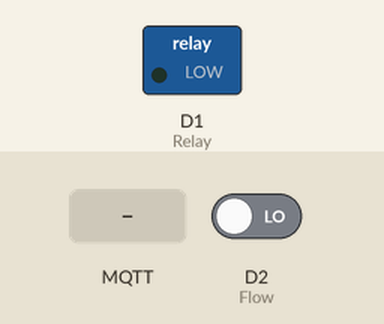
Recording of a sketch running on a simulated ESP8266 (NodeMCU). On the bench: switched loads named in the sketch (green lamp = pin HIGH). Inputs (shaded band) come from the test bench; at power-on: D2 (Flow) LOW. WiFi joins after 1.5 s; servers stay silent unless stated; no MQTT or app messages arrive unless stated; what the sketch prints to the serial monitor is not drawn.

Above: at 2.7 s.
2.8 s: MQTT message "ON" arrives on the first subscribed topic
At 4.6 s:
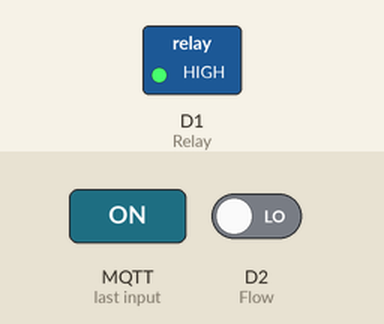
Timing chart, 0 to 6.1 s (numbered marks = the images above; inputs shaded):
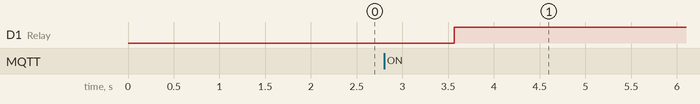

Measured:
- after the input at 2.8 s, D1 (Relay): LOW → HIGH after 0.77 s

The sketch:

ESP.ino
```cpp
//Map_pins:
/*
 * #Relay D1
 * Flow D2
 */

//Libraries:
//Import the libraries of...
//Wifi-->
#include <ESP8266WiFi.h>
#include <ESP8266WiFiMulti.h>

//MQTT-->
#include <PubSubClient.h>
//defines of id mqtt and topics for publish and subscribe
#define FLOW_PUBLISH   "/sensor/FlowSensor", "/sensor/FlowDifference"
#define Relay_SUBSCRIBE   "/sensor/Relay"   //topic MQTT to receive information from the Broker(Raspberry Pi)
#define ID_MQTT  "Anderson"

//Variables and Global objects:
//Wifi-->
const char* SSID = "flow";
const char* PASSWORD = "flowmeter";

ESP8266WiFiMulti WiFiMulti;

//Flow-->
float count = 0.0;
float lastvalue = 0.0;
const int  Flow = 4; // variable for D2 pin
const int FCorreccion = (0.5 / 1765);
int time_without_value = 0;
float difference;

//Relay-->
const int Relay = D1;
char* Relay_status = "OFF";

//MQTT-->
WiFiClient espClient; // Create the object espClient
PubSubClient MQTT(espClient); // Instance the Client MQTT passing the object espClient

const char* BROKER_MQTT = "192.168.43.110"; //URL do broker MQTT that you want to user
int BROKER_PORT = 1883; // Port of Broker MQTT


//Prototypes(Methods):
//Serial-->
void initSerial();
void InitOutputs(void);

//Wifi-->
void initWiFi();
void reconectWiFi();
void VerificaConexionesWiFIyMQTT(void);

//Flow-->
void getAmountOfBeer();
void initFlow();
void SendFlowmeter(void);

//MQTT-->
void initMQTT();
void reconnectMQTT();
void mqtt_callback(char* topic, byte* payload, unsigned int length);

void setup() {
  initSerial();
  InitOutputs();
  initWiFi();
  initMQTT();
}


//Functions:
//Function: Inicialize the Serial
void initSerial()
{
    Serial.begin(115200);
}

//Function: Inicialize the outputs and inputs
void InitOutputs(void)
{
  //Relay-->
  pinMode(Relay, OUTPUT);
  digitalWrite(Relay,0);
  //Flow-->
  pinMode(Flow, INPUT);
}

//Function: Inicialize and connect on the WI-FI
void initWiFi()
{
    delay(10);
    Serial.println("------Conection WI-FI with NodeMCU -----");
    Serial.print("Connecting on WI-FI: ");
    Serial.println(SSID);
    Serial.println("Wait");
    // We start by connecting to a WiFi network
    WiFi.mode(WIFI_STA);
    WiFiMulti.addAP(SSID, PASSWORD);

    if (WiFiMulti.run() != WL_CONNECTED)
      reconectWiFi();
}


//Function: Inicialize parameters of connetion MQTT
//Parameters: nothing
//Retorn: nothing
void initMQTT()
{
    MQTT.setServer(BROKER_MQTT, BROKER_PORT);
    MQTT.setCallback(mqtt_callback);
}

//Function: reconnect to WiFi
//Parameters: nothing
//Retorn: nothing
void reconectWiFi()
{
    Serial.print("Wait for WiFi... ");

    while(WiFiMulti.run() != WL_CONNECTED) {
        Serial.print(".");
        delay(500);
    }

    Serial.println("");
    Serial.println("WiFi connected");
    Serial.println("IP address: ");
    Serial.println(WiFi.localIP());

    delay(500);
}

//Function: reconnect to broker MQTT
void reconnectMQTT()
{
    while (!MQTT.connected())
    {
        Serial.print("* Trying connect to Broker MQTT: ");
        Serial.println(BROKER_MQTT);
        if (MQTT.connect(ID_MQTT))
        {
            Serial.println("Connected to broker MQTT!");
            MQTT.subscribe(Relay_SUBSCRIBE);
        }
        else
        {
            Serial.println("Fail to reconnect with broker.");
            Serial.println("There will be another connection in 2s");
            delay(2000);
        }
    }
}

//Function: reconnect to broker MQTT and WI-FI
void VerificaConexionesWiFIyMQTT(void)
{
    if (!MQTT.connected())
      reconnectMQTT(); //reconnect with the broker

    if (WiFiMulti.run() != WL_CONNECTED)
      reconectWiFi(); //reconnect on WI-Fi
}


//Function: function callback
//        this funtion will be called everytime that one information come from the broker
void mqtt_callback(char* topic, byte* payload, unsigned int length)
{
    String msg;

    //Get the string of payload received
    for(int i = 0; i < length; i++)
    {
       char c = (char)payload[i];
       msg += c;
    }

    if (msg.equals("ON"))
    {
        digitalWrite(Relay, 1);

        Relay_status = "ON";
        delay(6000);
        Serial.println(Relay_status);
    }

    if (msg.equals("OFF"))
    {
        digitalWrite(Relay, 0);

        Serial.println(Relay_status);
        Relay_status = "OFF";
    }
}


//Function: Get the amount of beer
void getAmountOfBeer()
{
  time_without_value = 0;
  count = count + FCorreccion;
  if (lastvalue != 0.0){
    difference = count - lastvalue;
  }
  lastvalue = count;
}


//Function: in order to not send in each reading
void duration()
{
  if ((count > 0.0) && (time_without_value > 3)){
    SendFlowmeter();
  }

  time_without_value++;
}

//Function: Send to Raspberry Pi the Flow value
void SendFlowmeter(void)
{
    static char Flow[7];
    //double to string format, 6 cifras, 6 decimales
    dtostrf(count,6,6,Flow);
    static char Dif[7];
    dtostrf(difference,6,6,Dif);

    MQTT.publish("/sensor/FlowSensor", Flow);
    MQTT.publish("/sensor/FlowDifference", Dif);

    Serial.print("Flow =");
    Serial.println(count,DEC);
    Serial.print("Diference = ");
    Serial.print(difference,DEC);
    Serial.println("-Values sent to Raspberry(Server)");

    //Restart de variables for the next iteration
    count = 0.0;
    lastvalue = 0.0;

  }


void loop() {
  //If need reconnect with the WI-FI and MQTT Broker
  VerificaConexionesWiFIyMQTT();

  //For know if we have to sent
  duration();

  //Get amount of beer
  if (digitalRead(Flow) == HIGH){
  getAmountOfBeer();
  }

  //keep-alive the comunication with the Broker MQTT
  MQTT.loop();

  // We wait 1 second so due to the duration() function if in 3 seconds there are no reads for flow sensor
  // we will send the message.
  delay(1000);
}
```
